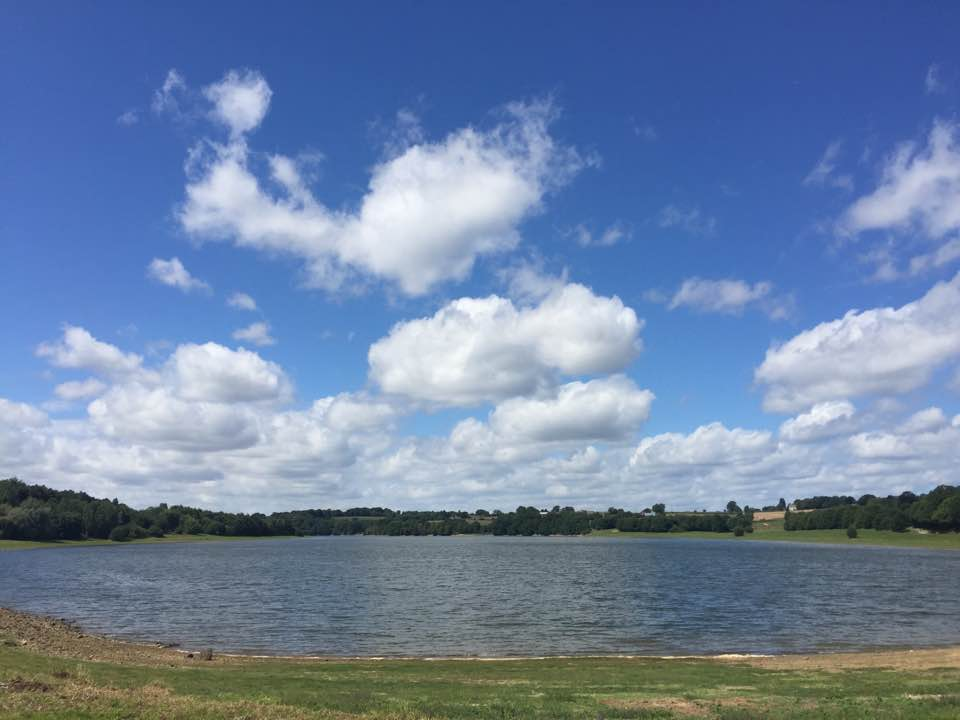
%> input picture image.jpg, 960 x 720 px
$ octave dct_test.m   (GNU Octave 9; MATLAB toolbox functions it lacks are replaced by stand-ins)
%> lines starting %> are read from the running program, lines starting %| are printed output that depends on the picture; in (x1, y1, x2, y2) boxes, pixels count from 0 and x2, y2 are one past the last pixel; in counts of white or black regions, pixels touching at a corner belong together; the program's own positions count from 1
### dct.m
% DCT on a Frame

function dctF = dct(Frame,T)
  dim = size(Frame);
  dctF = zeros(dim);

  if dim(1)/8 ~= round(dim(1)/8),
    error ("dct: the number of lines must be divisible by 8");
  endif

  LinesBlocks = dim(1)/8;

  if dim(2)/8 ~= round(dim(2)/8),
    error ("dct: the number of columns must be divisible by 8");
  endif

  ColumnsBlocks = dim(2)/8;

  for i=1:LinesBlocks,
    for j=1:ColumnsBlocks,
      block = Frame((i-1)*8+1:(i-1)*8+8,(j-1)*8+1:(j-1)*8+8);
      dctb = dctblock(block,T);
      dctF((i-1)*8+1:(i-1)*8+8,(j-1)*8+1:(j-1)*8+8) =  dctb;
    endfor
  endfor

endfunction


% DCT on a block

% [5 lines left out: function dctblock, not called in this run]

### idct.m
% DCT on a Frame

function idctF = idct(DCTFrame,T,mask)
  dim = size(DCTFrame);
  idctF = zeros(dim);

  if dim(1)/8 ~= round(dim(1)/8),
    error ("idct: the number of lines must be divisible by 8");
  endif

  LinesBlocks = dim(1)/8;

  if dim(2)/8 ~= round(dim(2)/8),
    error ("idct: the number of columns must be divisible by 8");
  endif

  ColumnsBlocks = dim(2)/8;

  for i=1:LinesBlocks,
    for j=1:ColumnsBlocks,
      block = DCTFrame((i-1)*8+1:(i-1)*8+8,(j-1)*8+1:(j-1)*8+8).*mask;
      idctb = idctblock(block,T);
      idctF((i-1)*8+1:(i-1)*8+8,(j-1)*8+1:(j-1)*8+8) =  idctb;
    endfor
  endfor

endfunction


% IDCT on a block

% [5 lines left out: function idctblock, not called in this run]

### dctmtx.m
## Copyright (C) 2001 Paul Kienzle <pkienzle@users.sf.net>
##
## This program is free software: you can redistribute it and/or modify
## it under the terms of the GNU General Public License as published by
## the Free Software Foundation, either version 3 of the License, or
## (at your option) any later version.
##
## This program is distributed in the hope that it will be useful,
## but WITHOUT ANY WARRANTY; without even the implied warranty of
## MERCHANTABILITY or FITNESS FOR A PARTICULAR PURPOSE. See the
## GNU General Public License for more details.
##
## You should have received a copy of the GNU General Public License
## along with this program; see the file COPYING. If not, see
## <https://www.gnu.org/licenses/>.

## -*- texinfo -*-
## @deftypefn {Function File} {} dctmtx (@var{n})
## Return the DCT transformation matrix of size @var{n}-by-@var{n}.
##
## If A is an @var{n}-by-@var{n} matrix, then the following are true:
##
## @example
## @group
##     T*A    == dct(A),  T'*A   == idct(A)
##     T*A*T' == dct2(A), T'*A*T == idct2(A)
## @end group
## @end example
##
## A DCT transformation matrix is useful for doing things like jpeg
## image compression, in which an 8x8 DCT matrix is applied to
## non-overlapping blocks throughout an image and only a subblock on the
## top left of each block is kept.  During restoration, the remainder of
## the block is filled with zeros and the inverse transform is applied
## to the block.
##
## @seealso{dct, idct, dct2, idct2}
## @end deftypefn

function T = dctmtx(n)

  if nargin != 1
    print_usage;
  endif

  if n > 1
    T = [ sqrt(1/n)*ones(1,n) ; ...
          sqrt(2/n)*cos((pi/2/n)*([1:n-1]'*[1:2:2*n])) ];
  elseif n == 1
    T = 1;
  else
    error ("dctmtx: n must be at least 1");
  endif

endfunction

### dct_test.m
close all
clc

% read image
I = imread('image.jpg');
%> I is the input picture: size 720x960x3 uint8; mean R, G, B 109.3, 130.8, 163.5
I = im2double(I);
%> I: size 720x960x3 double

% get image Y
R=I(:,:,1);
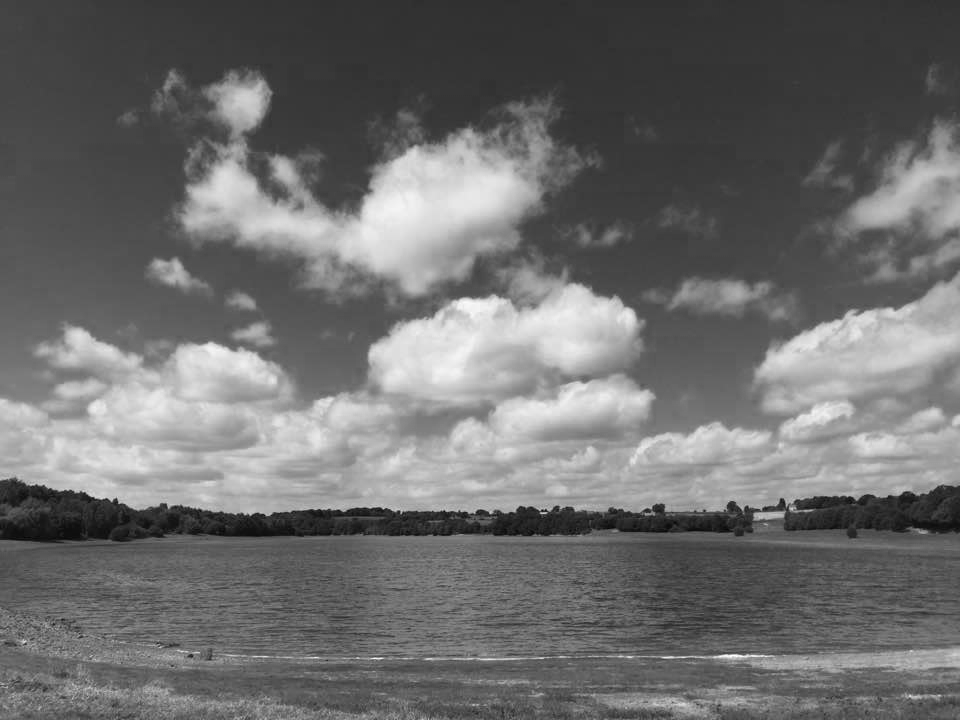
%> R: size 720x960 double; min 0.0157, max 1, mean 0.429
V=I(:,:,2);
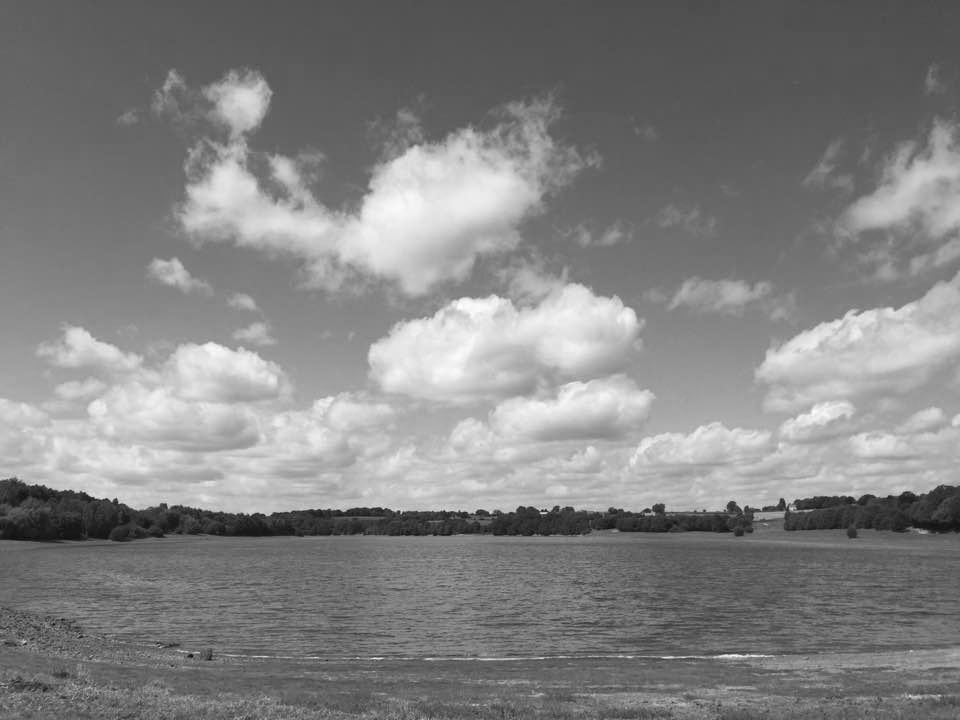
%> V: size 720x960 double; min 0.0392, max 1, mean 0.513
B=I(:,:,3);
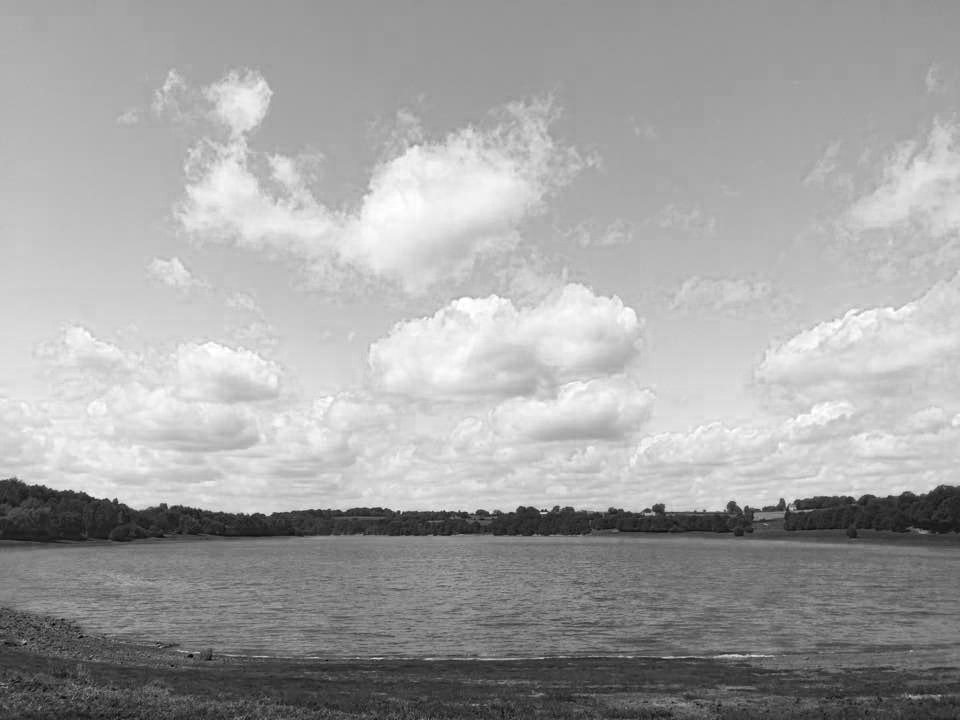
%> B: size 720x960 double; min 0, max 1, mean 0.641

Y = 0.299*R+0.587*V+0.114*B;

ti=size(I);
%> ti = [720 960 3]
zer=zeros(ti,'uint8');
img_Y=zer;
img_Y(:,:,1)=Y;
img_Y(:,:,2)=Y;
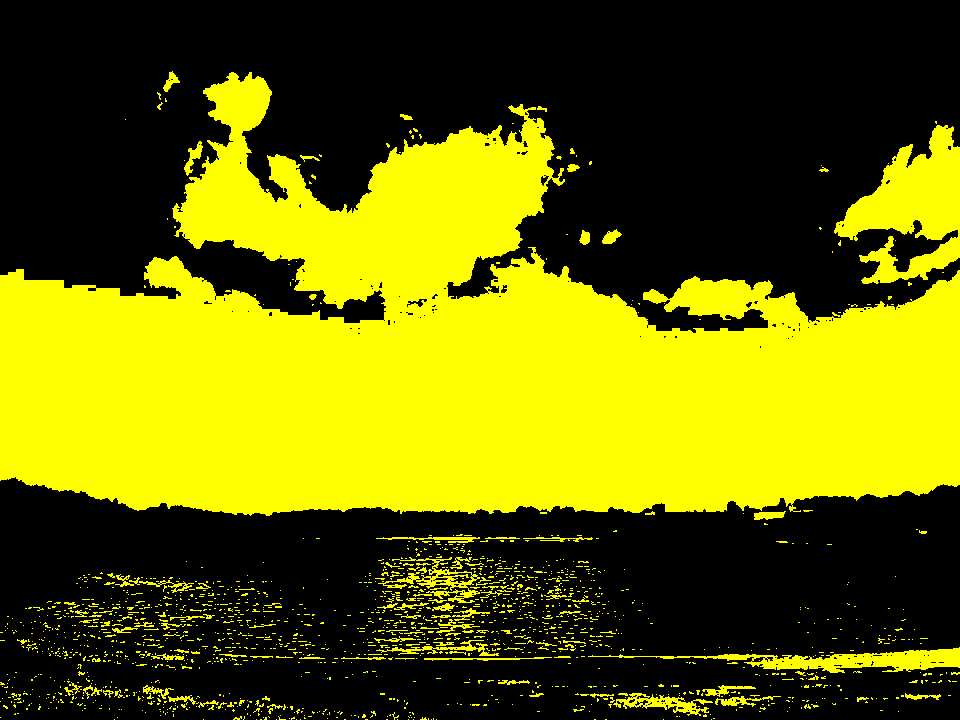
%> img_Y: size 720x960x3 uint8; mean R, G, B 0.395, 0.395, 0; drawn with 1 as white
img_Y(:,:,3)=Y;
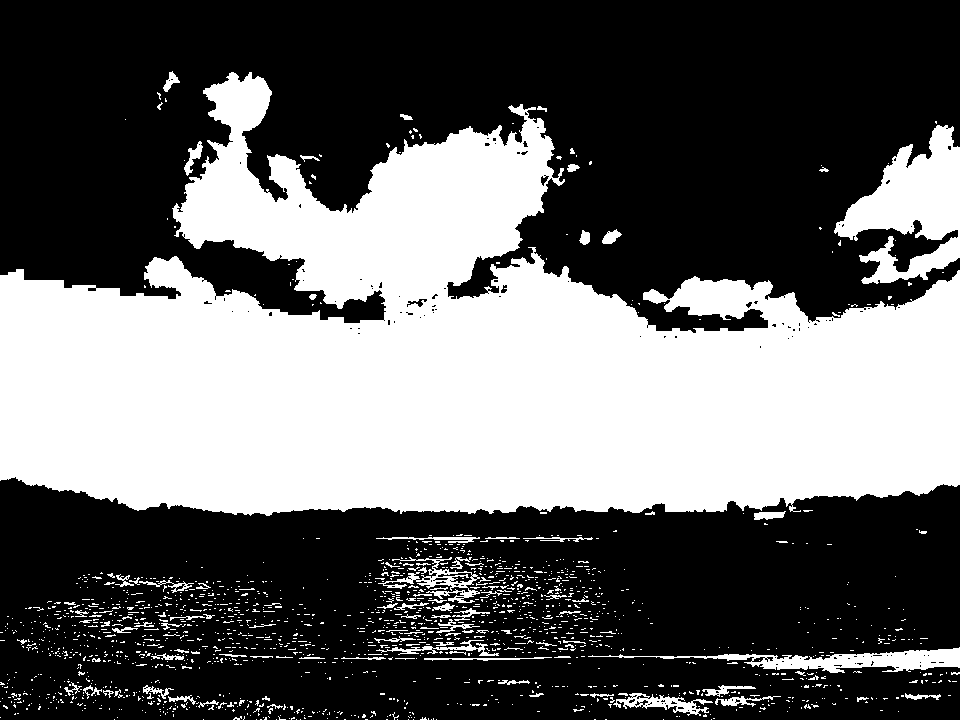
%> img_Y: size 720x960x3 uint8; values 0 (black) and 1 (white), 39.5% white; 1635 white regions (1518 under 20 px), largest, box (x1, y1, x2, y2) and area: (0, 72, 960, 516) 244623, (834, 125, 960, 284) 10132, (588, 647, 960, 673) 3384

figure(1)
imshow(Y);
title('Y image');

I = Y;

% Compute the two-dimensional DCT of 8-by-8 blocks in the image.
% The function dctmtx returns the N-by-N DCT transform matrix.
T = dctmtx(8);
B_DCT = dct(I,T);
%> after the loop in dct, `for i=1:LinesBlocks,`:
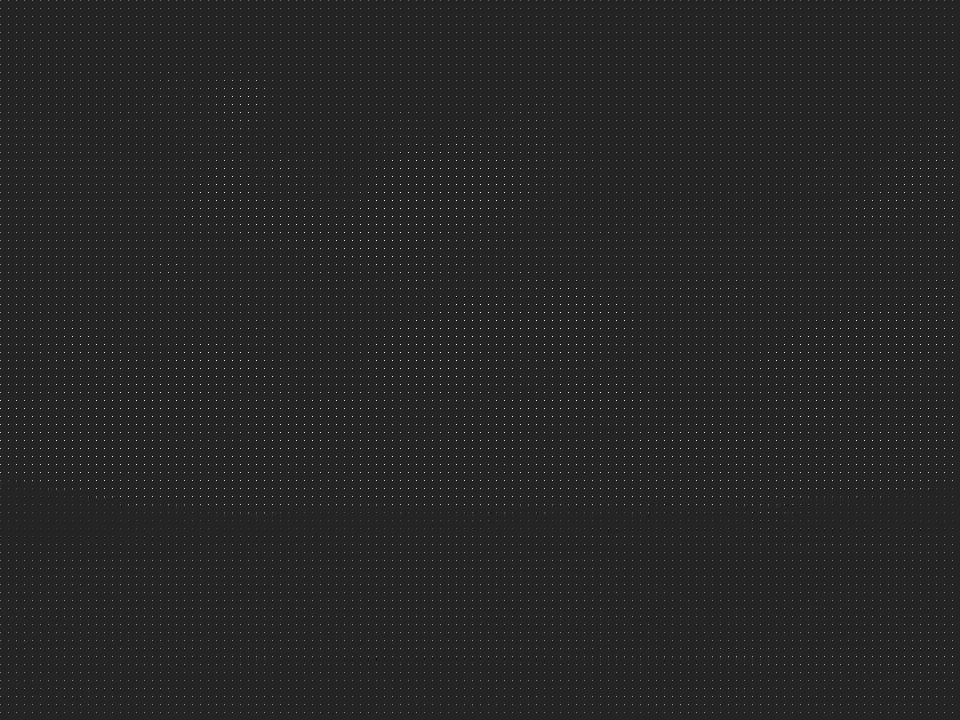
%> dctF: size 720x960 double; min -1.31, max 7.72, mean 0.0628; drawn with min black and max white


% Simple quantification matrix
N = 8;
mask = zeros(8);
filtre = ones(N);
mask(1:N,1:N) = filtre;

% Compute the inverse DCT
B_IDCT = idct(B_DCT,T, mask);
figure(3)
imshow(B_IDCT)
title('IDCT');
